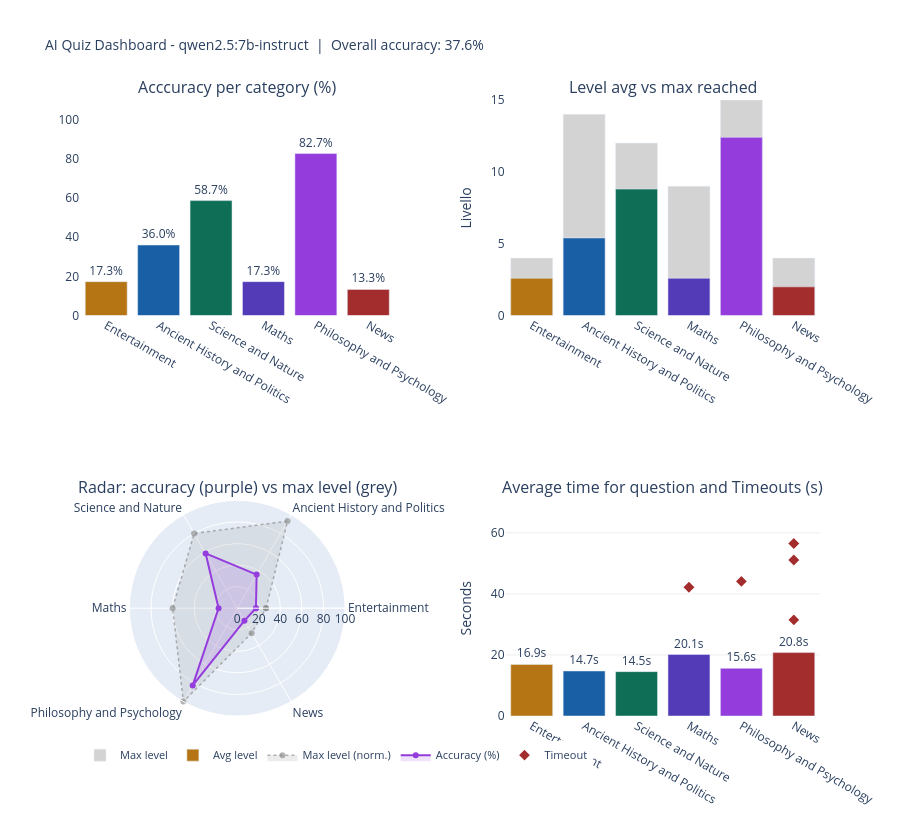

Here is the notebook cell this chart was saved with:
### Markdown cell above
### 16 · Run Analysis

Loads saved JSON results and produces interactive Plotly dashboards. The first chart is a 2×2 grid showing per-category accuracy, average/max level reached, a radar chart comparing accuracy vs. level, and response time with timeout markers. The following charts are A/B comparisons: BM25 vs. SBERT retrieval on the *News* category, and Basic vs. Coding strategy on the *Maths* category.

### Code cell
# %% [markdown]
# # AI Quiz Competition Dashboard
# Modello: `qwen2.5:7b-instruct` - multi-agent (orchestrator + math + knowledge)

# %% - Installazione dipendenze (eseguire solo la prima volta)
# !pip install plotly pandas

# %% - Import e dati
import json, glob, os
import pandas as pd
import plotly.graph_objects as go
import plotly.express as px
from plotly.subplots import make_subplots

JSON_DIR = "./data/qwen2_5_7b-instruct_best/"

run_info_path = os.path.join(JSON_DIR, ".run_info.json")
with open(run_info_path) as f:
    run_info = json.load(f)

comp_files = sorted(glob.glob(os.path.join(JSON_DIR, "comp_*.json")))
competitions_raw = []
for fp in comp_files:
    with open(fp, "r", encoding="utf-8") as f:
        competitions_raw.append(json.load(f))

# %% - DataFrame competizioni
comp_rows = []
for cr in competitions_raw:
    s = cr["summary"]
    comp_rows.append({
        "id":         cr["competition_id"],
        "name":       cr["competition_name"],
        "accuracy":   round(s["accuracy"] * 100, 2),
        "avg_level":  s["avg_level"],
        "max_level":  s["max_level"],
        "avg_earned": s["avg_earned"],
        "max_earned": s["max_earned"],
        "questions":  s["questions_answered"],
        "timeouts":   s["timeout_count"],
        "avg_time_q": round(s["avg_time_per_question"], 2),
    })
df_comp = pd.DataFrame(comp_rows)

# %% - DataFrame tentativi
attempt_rows = []
for cr in competitions_raw:
    for att in cr["attempts"]:
        attempt_rows.append({
            "comp_id":   cr["competition_id"],
            "comp_name": cr["competition_name"],
            "attempt":   att["attempt"],
            "earned":    att["earned"],
            "level":     att["final_level"],
        })
df_att = pd.DataFrame(attempt_rows)

# %% - DataFrame domande
q_rows = []
for cr in competitions_raw:
    for att in cr["attempts"]:
        for q in att["questions"]:
            q_rows.append({
                "comp_id":   cr["competition_id"],
                "comp_name": cr["competition_name"],
                "attempt":   att["attempt"],
                "level":     q["level"],
                "correct":   q.get("correct"),
                "timed_out": q["timed_out"],
                "time_sec":  round(q["time"], 2),
            })
df_q = pd.DataFrame(q_rows)

# %% - Palette colori
COLORS = {
    "Entertainment":                "#b57514",
    "Ancient History and Politics": "#185fa5",
    "Science and Nature":           "#0f6e56",
    "Maths":                        "#533ab7",
    "Philosophy and Psychology":    "#953cdd",
    "News":                         "#a32d2d",
}
comp_color_list = [COLORS.get(n, "#888") for n in df_comp["name"]]

# %% - Griglia 2×2: tutti e 4 i grafici principali
def close(lst): return lst + [lst[0]]

names        = df_comp["name"].tolist()
acc          = df_comp["accuracy"].tolist()
lvl_max_norm = (df_comp["max_level"] / 15 * 100).round(1).tolist()
df_timeouts  = df_q[df_q["timed_out"] == True].copy()

fig = make_subplots(
    rows=2, cols=2,
    specs=[
        [{"type": "xy"},    {"type": "xy"}],
        [{"type": "polar"}, {"type": "xy"}],
    ],
    subplot_titles=[
        "Acccuracy per category (%)",
        "Level avg vs max reached",
        "Radar: accuracy (purple) vs max level (grey)",
        "Average time for question and Timeouts (s)",
    ],
    vertical_spacing=0.30,
    horizontal_spacing=0.15,
)

# ── 1. Accuratezza - una traccia per categoria (colori distinti)
for _, row in df_comp.iterrows():
    fig.add_trace(
        go.Bar(
            x=[row["name"]], y=[row["accuracy"]],
            marker_color=COLORS.get(row["name"], "#888"),
            text=[f"{row['accuracy']:.1f}%"], textposition="outside",
            showlegend=False,
        ),
        row=1, col=1,
    )

# ── 2. Livello medio vs massimo
fig.add_trace(
    go.Bar(x=names, y=df_comp["max_level"],
           name="Max level", marker_color="lightgray", showlegend=True),
    row=1, col=2,
)
fig.add_trace(
    go.Bar(x=names, y=df_comp["avg_level"],
           name="Avg level", marker_color=comp_color_list, showlegend=True),
    row=1, col=2,
)

# ── 3. Radar
fig.add_trace(
    go.Scatterpolar(
        r=close(lvl_max_norm), theta=close(names),
        fill="toself", fillcolor="rgba(150,150,150,.18)",
        line=dict(color="rgba(130,130,130,.6)", width=1.5, dash="dot"),
        name="Max level (norm.)",
    ),
    row=2, col=1,
)
fig.add_trace(
    go.Scatterpolar(
        r=close(acc), theta=close(names),
        fill="toself", fillcolor="rgba(149,60,221,.15)",
        line=dict(color="#953cdd", width=2),
        name="Accuracy (%)",
    ),
    row=2, col=1,
)

# ── 4. Tempo medio + punti timeout
fig.add_trace(
    go.Bar(
        x=names, y=df_comp["avg_time_q"],
        name="Avg time (s)", marker_color=comp_color_list,
        text=df_comp["avg_time_q"].apply(lambda v: f"{v:.1f}s"),
        textposition="outside", showlegend=False,
    ),
    row=2, col=2,
)
fig.add_trace(
    go.Scatter(
        x=df_timeouts["comp_name"], y=df_timeouts["time_sec"],
        name="Timeout",
        mode="markers",
        marker=dict(symbol="diamond", size=10, color="#a32d2d",
                    line=dict(width=1.5, color="white")),
    ),
    row=2, col=2,
)

# ── Layout globale
fig.update_layout(
    height=820,
    title_text=(
        f"AI Quiz Dashboard - {run_info['model_name']}"
        f"  |  Overall accuracy: {run_info['overall_accuracy']*100:.1f}%"
    ),
    title_font_size=14,
    plot_bgcolor="white",
    paper_bgcolor="white",
    barmode="overlay",
    legend=dict(orientation="h", y=-0.04, x=0, font_size=11),
)

# ── Assi per subplot
fig.update_yaxes(range=[0, 110], row=1, col=1)
fig.update_yaxes(range=[0, 15],  title_text="Livello", row=1, col=2)
fig.update_yaxes(
    range=[0, df_timeouts["time_sec"].max() * 1.25 if len(df_timeouts) else 40],
    title_text="Seconds", gridcolor="#eee", row=2, col=2,
)
fig.update_layout(polar=dict(radialaxis=dict(visible=True, range=[0, 100])))

fig.show()

# %% - Statistiche riepilogative
print(f"\n{'='*55}")
print(f"  Modello:             {run_info['model_name']}")
print(f"  Accuratezza globale: {run_info['overall_accuracy']*100:.2f}%")
print(f"  Competizioni:        {run_info['total_competitions']}")
print(f"  Run per categoria:   {run_info['num_runs_per_competition']}")
print(f"  Domande totali:      {df_q.shape[0]}")
print(f"  Timeout totali:      {df_q['timed_out'].sum()}")
print(f"  Tempo medio/dom.:    {df_q['time_sec'].mean():.1f}s")
print(f"{'='*55}")
print(df_comp[["name","accuracy","avg_level","avg_earned","max_earned","timeouts"]]
      .rename(columns={"name":"Categoria","accuracy":"Acc (%)","avg_level":"Lvl medio",
                       "avg_earned":"Avg €","max_earned":"Max €","timeouts":"Timeout"})
      .to_string(index=False))

### Figure 1 — Plotly figure (JSON) as saved in the notebook; plotly's stock layout.template omitted (floating-point values rounded to 4 significant figures)
{"data": [{"marker": {"color": "#b57514"}, "showlegend": false, "text": ["17.3%"], "textposition": "outside", "type": "bar", "x": ["Entertainment"], "xaxis": "x", "y": [17.33], "yaxis": "y"}, {"marker": {"color": "#185fa5"}, "showlegend": false, "text": ["36.0%"], "textposition": "outside", "type": "bar", "x": ["Ancient History and Politics"], "xaxis": "x", "y": [36], "yaxis": "y"}, {"marker": {"color": "#0f6e56"}, "showlegend": false, "text": ["58.7%"], "textposition": "outside", "type": "bar", "x": ["Science and Nature"], "xaxis": "x", "y": [58.67], "yaxis": "y"}, {"marker": {"color": "#533ab7"}, "showlegend": false, "text": ["17.3%"], "textposition": "outside", "type": "bar", "x": ["Maths"], "xaxis": "x", "y": [17.33], "yaxis": "y"}, {"marker": {"color": "#953cdd"}, "showlegend": false, "text": ["82.7%"], "textposition": "outside", "type": "bar", "x": ["Philosophy and Psychology"], "xaxis": "x", "y": [82.67], "yaxis": "y"}, {"marker": {"color": "#a32d2d"}, "showlegend": false, "text": ["13.3%"], "textposition": "outside", "type": "bar", "x": ["News"], "xaxis": "x", "y": [13.33], "yaxis": "y"}, {"marker": {"color": "lightgray"}, "name": "Max level", "showlegend": true, "type": "bar", "x": ["Entertainment", "Ancient History and Politics", "Science and Nature", "Maths", "Philosophy and Psychology", "News"], "xaxis": "x2", "y": [4, 14, 12, 9, 15, 4], "yaxis": "y2"}, {"marker": {"color": ["#b57514", "#185fa5", "#0f6e56", "#533ab7", "#953cdd", "#a32d2d"]}, "name": "Avg level", "showlegend": true, "type": "bar", "x": ["Entertainment", "Ancient History and Politics", "Science and Nature", "Maths", "Philosophy and Psychology", "News"], "xaxis": "x2", "y": [2.6, 5.4, 8.8, 2.6, 12.4, 2.0], "yaxis": "y2"}, {"fill": "toself", "fillcolor": "rgba(150,150,150,.18)", "line": {"color": "rgba(130,130,130,.6)", "dash": "dot", "width": 1.5}, "name": "Max level (norm.)", "r": [26.7, 93.3, 80, 60, 100, 26.7, 26.7], "subplot": "polar", "theta": ["Entertainment", "Ancient History and Politics", "Science and Nature", "Maths", "Philosophy and Psychology", "News", "Entertainment"], "type": "scatterpolar"}, {"fill": "toself", "fillcolor": "rgba(149,60,221,.15)", "line": {"color": "#953cdd", "width": 2}, "name": "Accuracy (%)", "r": [17.33, 36, 58.67, 17.33, 82.67, 13.33, 17.33], "subplot": "polar", "theta": ["Entertainment", "Ancient History and Politics", "Science and Nature", "Maths", "Philosophy and Psychology", "News", "Entertainment"], "type": "scatterpolar"}, {"marker": {"color": ["#b57514", "#185fa5", "#0f6e56", "#533ab7", "#953cdd", "#a32d2d"]}, "name": "Avg time (s)", "showlegend": false, "text": ["16.9s", "14.7s", "14.5s", "20.1s", "15.6s", "20.8s"], "textposition": "outside", "type": "bar", "x": ["Entertainment", "Ancient History and Politics", "Science and Nature", "Maths", "Philosophy and Psychology", "News"], "xaxis": "x3", "y": [16.88, 14.74, 14.53, 20.14, 15.6, 20.77], "yaxis": "y3"}, {"marker": {"color": "#a32d2d", "line": {"color": "white", "width": 1.5}, "size": 10, "symbol": "diamond"}, "mode": "markers", "name": "Timeout", "type": "scatter", "x": ["Maths", "Philosophy and Psychology", "News", "News", "News"], "xaxis": "x3", "y": [42.18, 44.09, 56.49, 31.49, 51.08], "yaxis": "y3"}], "layout": {"annotations": [{"font": {"size": 16}, "showarrow": false, "text": "Acccuracy per category (%)", "x": 0.2125, "xanchor": "center", "xref": "paper", "y": 1.0, "yanchor": "bottom", "yref": "paper"}, {"font": {"size": 16}, "showarrow": false, "text": "Level avg vs max reached", "x": 0.7875, "xanchor": "center", "xref": "paper", "y": 1.0, "yanchor": "bottom", "yref": "paper"}, {"font": {"size": 16}, "showarrow": false, "text": "Radar: accuracy (purple) vs max level (grey)", "x": 0.2125, "xanchor": "center", "xref": "paper", "y": 0.35, "yanchor": "bottom", "yref": "paper"}, {"font": {"size": 16}, "showarrow": false, "text": "Average time for question and Timeouts (s)", "x": 0.7875, "xanchor": "center", "xref": "paper", "y": 0.35, "yanchor": "bottom", "yref": "paper"}], "barmode": "overlay", "height": 820, "legend": {"font": {"size": 11}, "orientation": "h", "x": 0, "y": -0.04}, "paper_bgcolor": "white", "plot_bgcolor": "white", "polar": {"domain": {"x": [0, 0.425], "y": [0, 0.35]}, "radialaxis": {"range": [0, 100], "visible": true}}, "title": {"font": {"size": 14}, "text": "AI Quiz Dashboard - qwen2.5:7b-instruct  |  Overall accuracy: 37.6%"}, "xaxis": {"anchor": "y", "domain": [0, 0.425]}, "xaxis2": {"anchor": "y2", "domain": [0.575, 1]}, "xaxis3": {"anchor": "y3", "domain": [0.575, 1]}, "yaxis": {"anchor": "x", "domain": [0.65, 1.0], "range": [0, 110]}, "yaxis2": {"anchor": "x2", "domain": [0.65, 1.0], "range": [0, 15], "title": {"text": "Livello"}}, "yaxis3": {"anchor": "x3", "domain": [0, 0.35], "gridcolor": "#eee", "range": [0, 70.61], "title": {"text": "Seconds"}}}}
